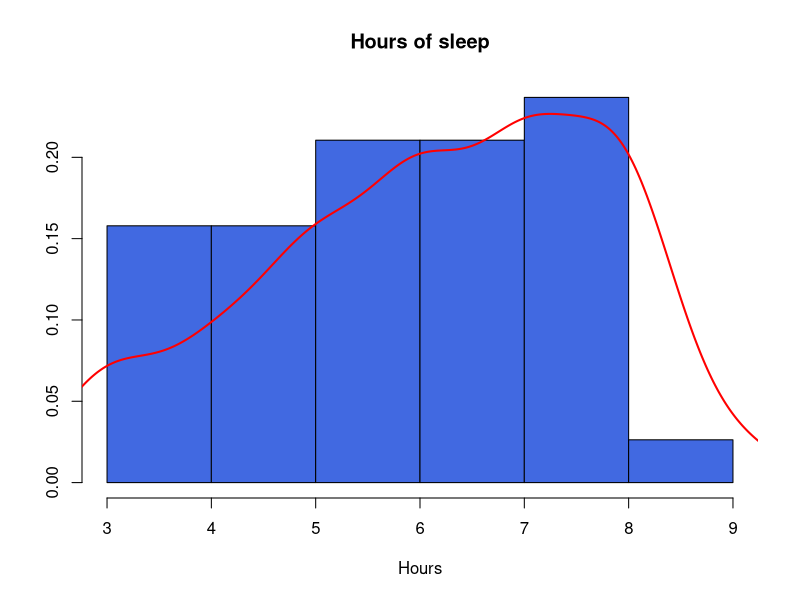
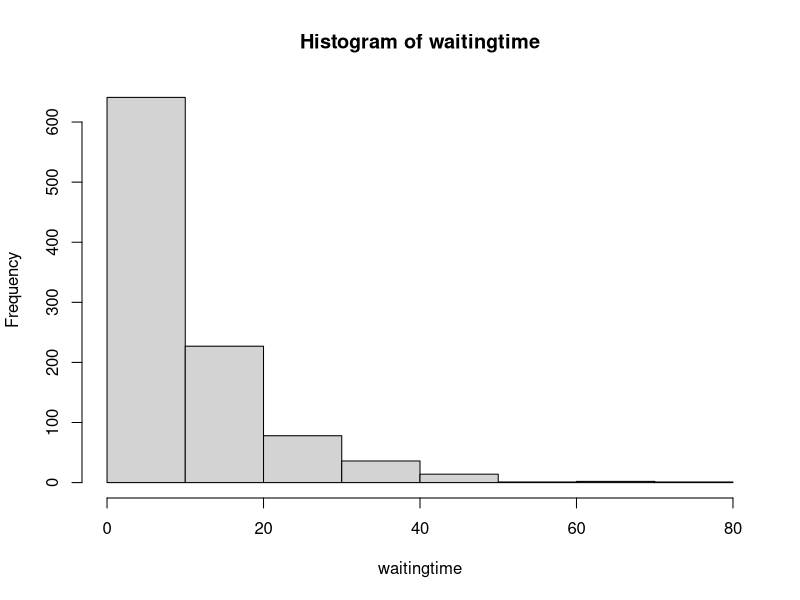
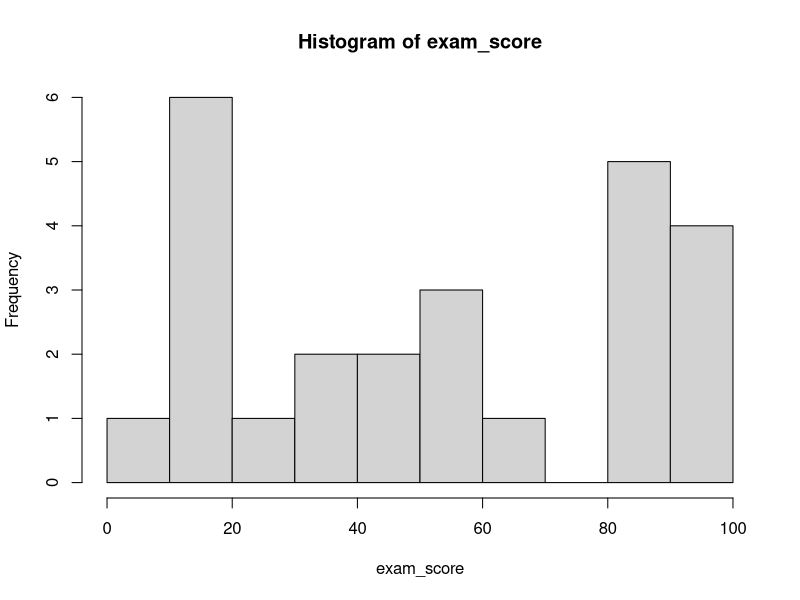
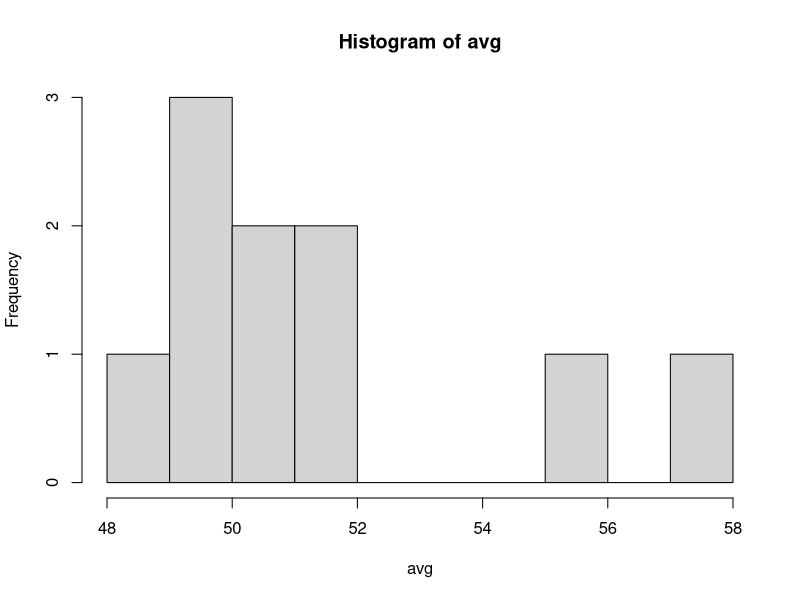
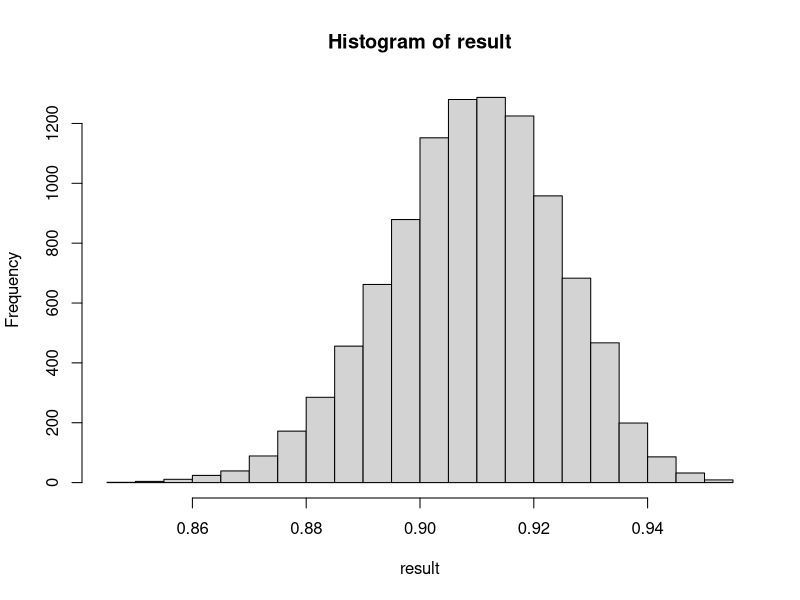

Write the R code that produced these figures, in order.
#-------------------------------------------#
# Density estimation demo
#-------------------------------------------#
sleephour=c(4, 4.5,  5, 5, 8, 5, 7,
            6, 6, 7.5, 8, 6, 4, 
            7, 7, 4, 6, 7, 7, 3, 8, 
            8, 3, 6, 5, 5.5, 3, 6, 8, 7,
            6.7, 7.75, 9, 8, 5, 8, 6, 7)

#hist(sleephour,nclass = 10)


hist(sleephour,
     xlab='Hours',
     main='Hours of sleep',
     probability=T, 
     col='royalblue',
     ylab=NA,
     nclass =5)



#larger bandwidth (bw) = smoother fitting
#choice of bandwidth also depends of the scale of data
dest <- density(sleephour,kernel="gaussian",bw=0.5)
lines(dest,col="red",lwd=2)


dunif(4, min=0, max=3)
2.3/3
punif(2.3, min=0, max=3)


waitingtime <- rexp(1000,rate=1/10)
hist(waitingtime)





birthmonth <- c(8, 3, 4, 11, 1, 10, 11, 11, 5, 2, 11)
mean(birthmonth)


exam_score <- runif(25, min=0, max=100)
hist(exam_score,nclass = 10)
mean(exam_score)

avg <-  c(55.2, 48.9, 49.2, 51.7, 58, 50.3, 49.7, 49.2, 50.05, 51.08)
hist(avg, nclass=10)

# simulate 10000 times to obtain 10000 averages
nsim <- 10000
result <- rep(NA, nsim)

for(i in 1:nsim){
  exam_score <- rbeta(30, shape1 = 10, shape2 = 1)
  result[i] <- mean(exam_score)
}
hist(result)
mean(result)
sd(result)
range(result)
